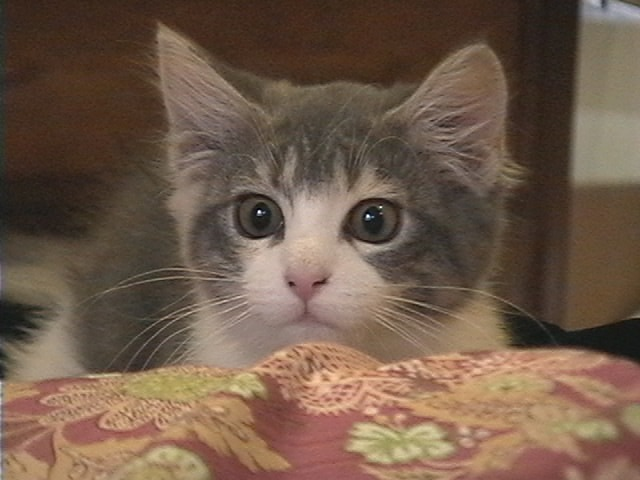
//> input picture bin/sample.jpg, 640 x 480 px
$ ./sp6-dft-with-filter ../bin/sample.jpg   (built with g++ and OpenCV 4)
//> lines starting //> are read from the running program, lines starting //| are printed output that depends on the picture
// From YusukeSuzuki/opencv_sample_list_jp (2018.8.30)
// https://github.com/YusukeSuzuki/opencv_sample_list_jp/blob/master/cpp_samples/dft_idft/main.cpp
// Modified to mask the power spectrum with another gray scale or binary mask image
// Usage: arg[1] = original image (grayscale or color)
//        arg[2] = gray scale mask image (thresholded with 128) for power spectrum
#include <opencv2/opencv.hpp>
#include <iostream>
#include <string>

using namespace std;

/**
 * 象限を入替える(画像の各四半分を入れ替える)
 * +----+----+    +----+----+
 * |    |    |    |    |    |
 * | q0 | q1 |    | q3 | q2 |
 * |    |    |    |    |    |
 * +----+----+ -> +----+----+
 * |    |    |    |    |    |
 * | q2 | q3 |    | q1 | q0 |
 * |    |    |    |    |    |
 * +----+----+    +----+----+
 */
void swap_quadrant(cv::Mat& in){
	/**
	 * 以下に続く入れ替えのために、画像の両辺のサイズを偶数にしておく
	 */
	in = in( cv::Rect(0, 0, in.cols & -2, in.rows & -2) );

	const int half_width = in.cols / 2;
	const int half_height = in.rows / 2;

	cv::Mat tmp;

	cv::Mat q0(in,
		cv::Rect(0,0,half_width,half_height));
	cv::Mat q1(in,
		cv::Rect(half_width,0,half_width,half_height));
	cv::Mat q2(in,
		cv::Rect(0,half_height,half_width,half_height));
	cv::Mat q3(in,
		cv::Rect(half_width,half_height,half_width,half_height));

	q0.copyTo(tmp);
	q3.copyTo(q0);
	tmp.copyTo(q3);
	q1.copyTo(tmp);
	q2.copyTo(q1);
	tmp.copyTo(q2);
}

// DFTのための複素画像を作成する
void create_complex_dft_image(const cv::Mat& in, cv::Mat& out)
{
	cv::Mat real_image; // 複素画像の実部

	/**
	 * DFTを行うには画像の両辺それぞれがDFTに適したサイズであることが必要。
	 * 入力画像をDFTに適したサイズに拡大してコピーした上であまりを塗りつぶす。
	 *
	 * cv::getOptimalDFTSize()はDFT入力された大きさに対してDFTに適した大きさを返す。
	 *
	 * cv::copyMakeBorder()は入力画像の周囲を指定幅分だけ塗りつぶして出力画像に
	 * コピーする。
	 *
	 * 今回は、DFTのサイズに拡大する分だけ右端と下端を0で塗りつぶしている。
	 */
	cv::copyMakeBorder(in, real_image,
		0, cv::getOptimalDFTSize(in.rows) - in.rows,
		0, cv::getOptimalDFTSize(in.cols) - in.cols,
		cv::BORDER_CONSTANT, cv::Scalar::all(0) );

	// 0で埋めた虚部とマージして複素画像にする。
	cv::Mat planes[] = {cv::Mat_<float>(real_image), cv::Mat::zeros(real_image.size(), CV_32F)};
	cv::merge(planes, 2, out);
}

// DFTの結果である複素画像を表示用の強度画像に変換する。
void create_fourier_magnitude_image_from_complex(const cv::Mat& in, cv::Mat& out)
{
	/**
	 * 複素画像の実部と虚部を2枚の画像に分離する。
	 */
	cv::Mat planes[2];
	cv::split(in, planes);

	/**
	 * cv::magnitude()で二枚の画像から強度を算出する。
	 *
	 * 強度画像の各ピクセル値の擬似コード
	 * dst(x,y) = sqrt(pow( src1(x,y),2) + pow(src2(x,y),2) )
	 */
	cv::magnitude(planes[0], planes[1], out);

	/**
	 * 表示用に対数に変換する。そのため各ピクセルに1を加算しておく。
	 */
	out += cv::Scalar::all(1);
	cv::log(out, out);

	// 第1,2,3,4象限 → 第3,4,1,2象限に入れ替え
	swap_quadrant(out);

	// 濃淡を強調するために、画像最小値を0に、最大値を1にするように正規化する。
	cv::normalize(out, out, 0, 1, cv::NORM_MINMAX);
}


// 逆DFTで得られた画像を実画像に変換する。
void create_inverse_fourier_image_from_complex(
	const cv::Mat& in, const::cv::Mat& origin, cv::Mat& out)
{
	// 複素画像の実部と虚部を2枚の画像に分離する。
	cv::Mat splitted_image[2];
	cv::split(in, splitted_image);

	/**
	 * 実部について正規化を行う。
	 * 入力画像のサイズはDFT用に拡大されているので、原画像の同サイズにROIを設定して
	 * 縮小する。
	 */
	splitted_image[0](cv::Rect(0, 0, origin.cols, origin.rows)).copyTo(out);
	cv::normalize(out, out, 0, 1, cv::NORM_MINMAX);
}

int main(int argc, char* argv[])
{
	if(argc < 2){
		cout << "usage: " << argv[0] << " image" << endl;
		return 0;
	}
	// 画像の読み込み
	cv::Mat image = cv::imread(argv[1], cv::IMREAD_GRAYSCALE);
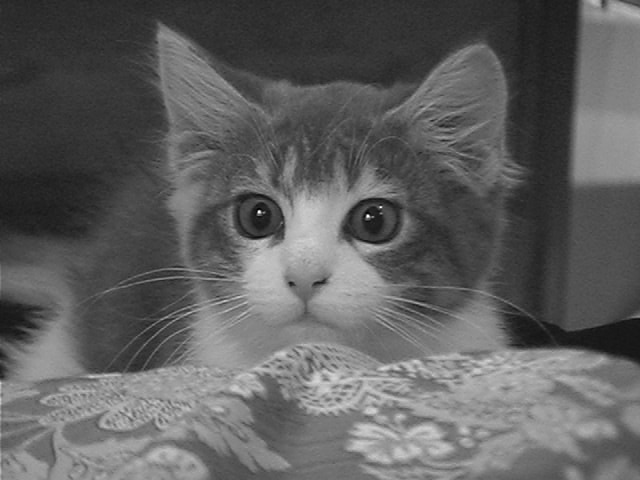
//> image: 480 rows x 640 cols, CV_8UC1; min 0, max 255, mean 95.4
	if( image.empty() ){
		cout << "can't read " << argv[1] << endl;
		return -1;
	}
	// マスク画像の読み込み
	cv::Mat mask;
	mask.create(cv::Size(image.cols, image.rows), CV_8UC1);
	mask = cv::Scalar::all(255);
	if(argc >= 3){
		mask = cv::imread(argv[2], cv::IMREAD_GRAYSCALE);
		if( mask.empty() ){
			cout << "can't read " << argv[2] << endl;
			return -1;
		}
	}
	// フーリエ変換のために適切なサイズの複素画像を作る
	cv::Mat complex_image;
	create_complex_dft_image(image, complex_image);
//> in create_complex_dft_image, `cv::Mat planes[] = {cv::Mat_<float>(real_image), cv::Mat::zeros(real_i..`: planes[1]: 480 rows x 640 cols, CV_32FC1; every value is 0

	/**
	 * フーリエ変換
	 *
	 * 複素画像から複素画像へ変換する。ここでは入力画像自体を出力先にしている。
	 *
	 * 呼び出し時のオプションにより複素画像から実画像への変換などもできる。
	 */
	cv::dft(complex_image, complex_image);

	// フーリエ変換の結果の可視化(第1,2,3,4象限→(入替)→第3,4,1,2象限)
	cv::Mat magnitude_image;
	create_fourier_magnitude_image_from_complex(complex_image, magnitude_image);
//> in swap_quadrant, `cv::Mat q0(in, cv::Rect(0,0,half_width,half_height));`:
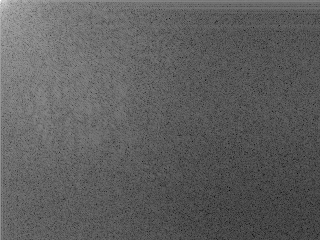
//> q0: 240 rows x 320 cols, CV_32FC1; min 1, max 17.19, mean 7.04; drawn with min black and max white
//> in swap_quadrant, `cv::Mat q1(in, cv::Rect(half_width,0,half_width,half_height));`:
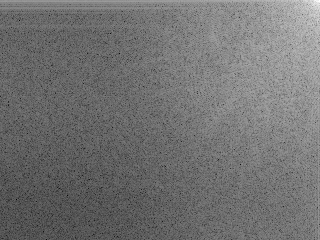
//> q1: 240 rows x 320 cols, CV_32FC1; min 0.944, max 14.54, mean 7.03; drawn with min black and max white
//> in swap_quadrant, `cv::Mat q2(in, cv::Rect(0,half_height,half_width,half_height));`:
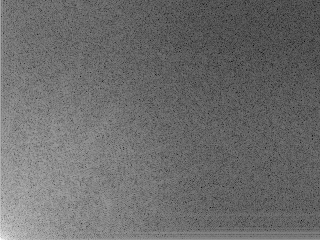
//> q2: 240 rows x 320 cols, CV_32FC1; min 0.944, max 15.26, mean 7.03; drawn with min black and max white
//> in swap_quadrant, `cv::Mat q3(in, cv::Rect(half_width,half_height,half_width,half_height));`:
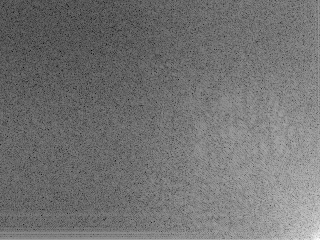
//> q3: 240 rows x 320 cols, CV_32FC1; min 1, max 14.26, mean 7.01; drawn with min black and max white
//> in swap_quadrant, `tmp.copyTo(q2);`:
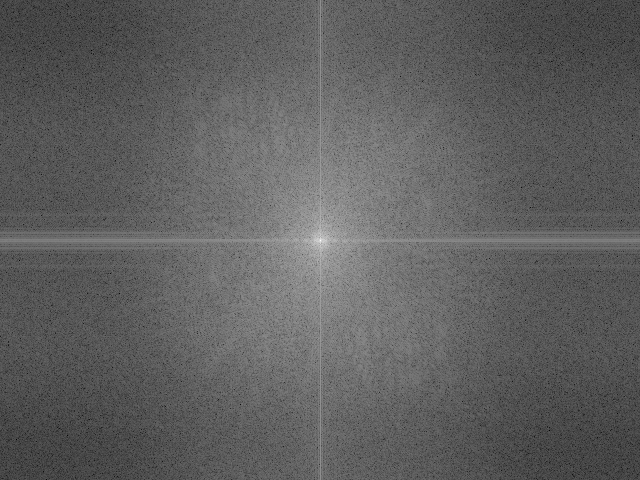
//> in: 480 rows x 640 cols, CV_32FC1; min 0.944, max 17.19, mean 7.03; drawn with min black and max white

// *** マスク処理(begin) ***

	// 入力画像にマスク画像をサイズ合わせ
	cv:resize(mask, mask, image.size());

	// 入力画像にマスク画像を2値化
	// 	(128以上を255に，それ以外を0)
	// void cv::Threshold(InputArray src, OutputArray dst,
	//			double threshold, double maxval, int type)
	cv::threshold(mask, mask, 127, 255, cv::THRESH_BINARY);

	// マスク画像をDFT用に0パディング
	cv::Mat padded_mask;
	cv::copyMakeBorder(mask, padded_mask,
			0, cv::getOptimalDFTSize(mask.rows) - mask.rows,
			0, cv::getOptimalDFTSize(mask.cols) - mask.cols,
			cv::BORDER_CONSTANT, cv::Scalar::all(0) );

	// 第1,2,3,4象限 → 第3,4,1,2象限に入れ替え
	swap_quadrant(padded_mask);
//> in swap_quadrant (call 2), `q0.copyTo(tmp);`: tmp: 240 rows x 320 cols, CV_8UC1; every value is 255

	/**
	 * 複素画像の実部と虚部を2枚の画像に分離し，それぞれに
	 * マスクをかけて統合し直す
	 */
	cv::Mat after_planes[2];
	split(complex_image, after_planes);

	// 複素画像の実部と虚部(それぞれCV_32FC1)にマスク(乗算)するため，
	// 2値(0,255)画像のCV_8UC1の padded_mask を
	// CV_32FC1 の2値(0.0, 1.0)画像 maskF に変換
	cv::Mat maskF;
	padded_mask.convertTo(maskF, CV_32F, 1.0/255);
	after_planes[0] = after_planes[0].mul(maskF);
	after_planes[1] = after_planes[1].mul(maskF);
	merge(after_planes, 2, complex_image);

	// フーリエ変換の結果の可視化(第1,2,3,4象限→(入替)→第3,4,1,2象限)
	cv::Mat masked_magnitude_image;
	create_fourier_magnitude_image_from_complex(complex_image, masked_magnitude_image);

// *** マスク処理(end) ***

	/**
	 * 逆フーリエ変換
	 *
	 * 複素画像から複素画像へ変換する。ここでは入力画像自体を出力先にしている。
	 *
	 * 呼び出し時のオプションにより複素画像から実画像への変換などもできる。
	 */
	cv::idft(complex_image, complex_image);

	// 逆フーリエ変換の結果の可視化
	cv::Mat idft_image;
	create_inverse_fourier_image_from_complex(complex_image, image, idft_image);
//> in create_inverse_fourier_image_from_complex, `cv::split(in, splitted_image);`:
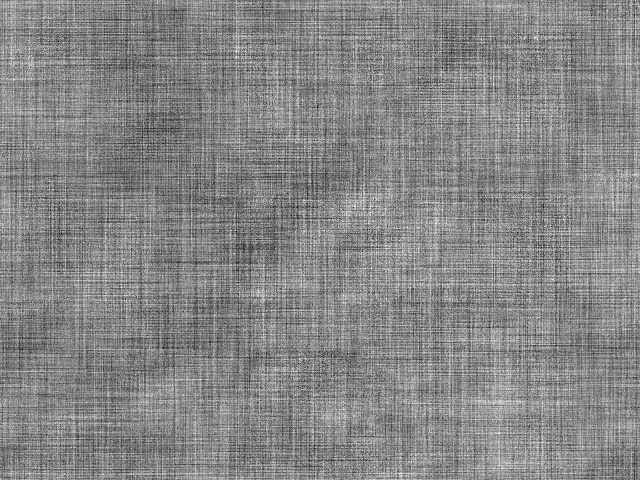
//> splitted_image[1]: 480 rows x 640 cols, CV_32FC1; min -7.27, max 6.51, mean 1.99e-09; drawn with min black and max white

	// 結果表示
	cv::namedWindow("original");
	cv::imshow("original", image);

	cv::namedWindow("dft");
	cv::imshow("dft", magnitude_image);

	cv::namedWindow("masked dft");
	cv::imshow("masked dft", masked_magnitude_image);

	cv::namedWindow("idft");
	cv::imshow("idft", idft_image);

	cv::waitKey();

	/**
	 * Option: 結果画像の保存
	 *
	 * 表示画像は浮動小数表現で値域が[0,1]なので255を掛けたものを入力とする。
	cv::imwrite(string(argv[1]) + ".dft.jpg", magnitude_image * 255);
	cv::imwrite(string(argv[1]) + ".dftMasked.jpg", masked_magnitude_image * 255);
	cv::imwrite(string(argv[1]) + ".idftMasked.jpg", idft_image * 255);
	 */

	return 0;
}
